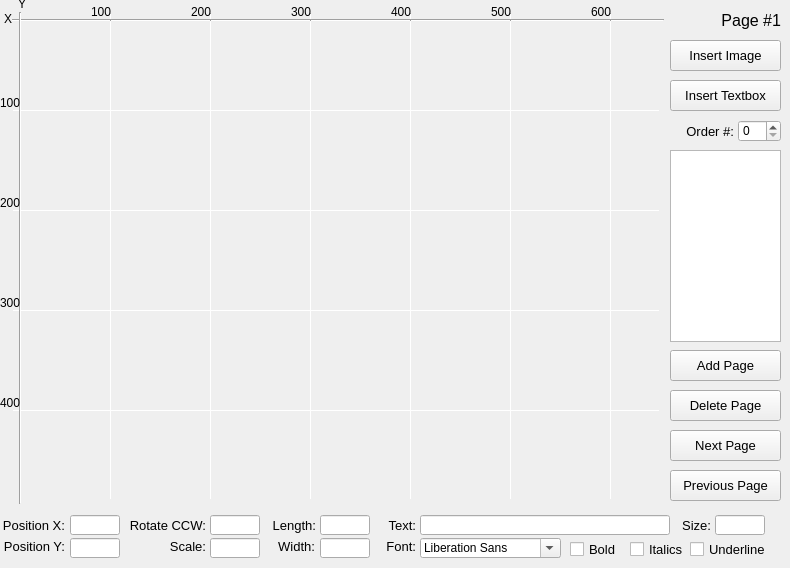
    <widget class="QWidget" name="page_StoryBook">
     <widget class="QLabel" name="label_Background">
      <property name="geometry">
       <rect>
        <x>20</x>
        <y>20</y>
        <width>640</width>
        <height>480</height>
       </rect>
      </property>
      <property name="text">
       <string/>
      </property>
     </widget>
     <widget class="Line" name="line_horizonal">
      <property name="geometry">
       <rect>
        <x>12</x>
        <y>10</y>
        <width>652</width>
        <height>20</height>
       </rect>
      </property>
      <property name="orientation">
       <enum>Qt::Horizontal</enum>
      </property>
     </widget>
     <widget class="Line" name="line_vertical">
      <property name="geometry">
       <rect>
        <x>10</x>
        <y>12</y>
        <width>20</width>
        <height>492</height>
       </rect>
      </property>
      <property name="orientation">
       <enum>Qt::Vertical</enum>
      </property>
     </widget>
     <widget class="QPushButton" name="pushButton_AddImage">
      <property name="geometry">
       <rect>
        <x>670</x>
        <y>40</y>
        <width>111</width>
        <height>31</height>
       </rect>
      </property>
      <property name="font">
       <font>
        <pointsize>10</pointsize>
       </font>
      </property>
      <property name="text">
       <string>Insert Image</string>
      </property>
     </widget>
     <widget class="QPushButton" name="pushButton_AddTextbox">
      <property name="geometry">
       <rect>
        <x>670</x>
        <y>80</y>
        <width>111</width>
        <height>31</height>
       </rect>
      </property>
      <property name="font">
       <font>
        <pointsize>10</pointsize>
       </font>
      </property>
      <property name="text">
       <string>Insert Textbox</string>
      </property>
     </widget>
     <widget class="QPushButton" name="pushButton_NextPage">
      <property name="geometry">
       <rect>
        <x>670</x>
        <y>430</y>
        <width>111</width>
        <height>31</height>
       </rect>
      </property>
      <property name="font">
       <font>
        <pointsize>10</pointsize>
       </font>
      </property>
      <property name="text">
       <string>Next Page</string>
      </property>
     </widget>
     <widget class="QPushButton" name="pushButton_PreviousPage">
      <property name="geometry">
       <rect>
        <x>670</x>
        <y>470</y>
        <width>111</width>
        <height>31</height>
       </rect>
      </property>
      <property name="font">
       <font>
        <pointsize>10</pointsize>
       </font>
      </property>
      <property name="text">
       <string>Previous Page</string>
      </property>
     </widget>
     <widget class="QPushButton" name="pushButton_DeletePage">
      <property name="geometry">
       <rect>
        <x>670</x>
        <y>390</y>
        <width>111</width>
        <height>31</height>
       </rect>
      </property>
      <property name="font">
       <font>
        <pointsize>10</pointsize>
       </font>
      </property>
      <property name="text">
       <string>Delete Page</string>
      </property>
     </widget>
     <widget class="QPushButton" name="pushButton_Finish">
      <property name="geometry">
       <rect>
        <x>670</x>
        <y>350</y>
        <width>111</width>
        <height>31</height>
       </rect>
      </property>
      <property name="font">
       <font>
        <pointsize>10</pointsize>
       </font>
      </property>
      <property name="text">
       <string>Add Page</string>
      </property>
     </widget>
     <widget class="QLabel" name="label_PositionX">
      <property name="geometry">
       <rect>
        <x>-5</x>
        <y>515</y>
        <width>70</width>
        <height>20</height>
       </rect>
      </property>
      <property name="font">
       <font>
        <pointsize>10</pointsize>
       </font>
      </property>
      <property name="text">
       <string>Position X:</string>
      </property>
      <property name="alignment">
       <set>Qt::AlignRight|Qt::AlignTrailing|Qt::AlignVCenter</set>
      </property>
     </widget>
     <widget class="QLabel" name="label_Rotate">
      <property name="geometry">
       <rect>
        <x>125</x>
        <y>515</y>
        <width>81</width>
        <height>20</height>
       </rect>
      </property>
      <property name="font">
       <font>
        <pointsize>10</pointsize>
       </font>
      </property>
      <property name="text">
       <string>Rotate CCW:</string>
      </property>
      <property name="alignment">
       <set>Qt::AlignRight|Qt::AlignTrailing|Qt::AlignVCenter</set>
      </property>
     </widget>
     <widget class="QLabel" name="label_PositionY">
      <property name="geometry">
       <rect>
        <x>-5</x>
        <y>536</y>
        <width>70</width>
        <height>20</height>
       </rect>
      </property>
      <property name="font">
       <font>
        <pointsize>10</pointsize>
       </font>
      </property>
      <property name="text">
       <string>Position Y:</string>
      </property>
      <property name="alignment">
       <set>Qt::AlignRight|Qt::AlignTrailing|Qt::AlignVCenter</set>
      </property>
     </widget>
     <widget class="QLabel" name="label_Scale">
      <property name="geometry">
       <rect>
        <x>155</x>
        <y>536</y>
        <width>51</width>
        <height>20</height>
       </rect>
      </property>
      <property name="font">
       <font>
        <pointsize>10</pointsize>
       </font>
      </property>
      <property name="text">
       <string>Scale:</string>
      </property>
      <property name="alignment">
       <set>Qt::AlignRight|Qt::AlignTrailing|Qt::AlignVCenter</set>
      </property>
     </widget>
     <widget class="QLineEdit" name="lineEdit_X">
      <property name="geometry">
       <rect>
        <x>70</x>
        <y>515</y>
        <width>50</width>
        <height>20</height>
       </rect>
      </property>
      <property name="font">
       <font>
        <pointsize>10</pointsize>
       </font>
      </property>
     </widget>
     <widget class="QLineEdit" name="lineEdit_Y">
      <property name="geometry">
       <rect>
        <x>70</x>
        <y>538</y>
        <width>50</width>
        <height>20</height>
       </rect>
      </property>
      <property name="font">
       <font>
        <pointsize>10</pointsize>
       </font>
      </property>
     </widget>
     <widget class="QLabel" name="label_X100">
      <property name="geometry">
       <rect>
        <x>91</x>
        <y>4</y>
        <width>21</width>
        <height>16</height>
       </rect>
      </property>
      <property name="text">
       <string>100</string>
      </property>
     </widget>
     <widget class="Line" name="line_X100">
      <property name="geometry">
       <rect>
        <x>110</x>
        <y>13</y>
        <width>1</width>
        <height>7</height>
       </rect>
      </property>
      <property name="orientation">
       <enum>Qt::Vertical</enum>
      </property>
     </widget>
     <widget class="Line" name="line_Y100">
      <property name="geometry">
       <rect>
        <x>13</x>
        <y>110</y>
        <width>7</width>
        <height>1</height>
       </rect>
      </property>
      <property name="orientation">
       <enum>Qt::Horizontal</enum>
      </property>
     </widget>
     <widget class="QLabel" name="label_Y100">
      <property name="geometry">
       <rect>
        <x>0</x>
        <y>95</y>
        <width>21</width>
        <height>16</height>
       </rect>
      </property>
      <property name="text">
       <string>100</string>
      </property>
     </widget>
     <widget class="QLabel" name="label_Y">
      <property name="geometry">
       <rect>
        <x>18</x>
        <y>-4</y>
        <width>16</width>
        <height>16</height>
       </rect>
      </property>
      <property name="text">
       <string>Y</string>
      </property>
     </widget>
     <widget class="QLabel" name="label_X">
      <property name="geometry">
       <rect>
        <x>4</x>
        <y>11</y>
        <width>16</width>
        <height>16</height>
       </rect>
      </property>
      <property name="text">
       <string>X</string>
      </property>
     </widget>
     <widget class="QLineEdit" name="lineEdit_Rotate">
      <property name="geometry">
       <rect>
        <x>210</x>
        <y>515</y>
        <width>50</width>
        <height>20</height>
       </rect>
      </property>
      <property name="font">
       <font>
        <pointsize>10</pointsize>
       </font>
      </property>
     </widget>
     <widget class="QLineEdit" name="lineEdit_Scale">
      <property name="geometry">
       <rect>
        <x>210</x>
        <y>538</y>
        <width>50</width>
        <height>20</height>
       </rect>
      </property>
      <property name="font">
       <font>
        <pointsize>10</pointsize>
       </font>
      </property>
     </widget>
     <widget class="Line" name="line_X200">
      <property name="geometry">
       <rect>
        <x>210</x>
        <y>13</y>
        <width>1</width>
        <height>7</height>
       </rect>
      </property>
      <property name="orientation">
       <enum>Qt::Vertical</enum>
      </property>
     </widget>
     <widget class="Line" name="line_X300">
      <property name="geometry">
       <rect>
        <x>310</x>
        <y>13</y>
        <width>1</width>
        <height>7</height>
       </rect>
      </property>
      <property name="orientation">
       <enum>Qt::Vertical</enum>
      </property>
     </widget>
     <widget class="Line" name="line_X400">
      <property name="geometry">
       <rect>
        <x>410</x>
        <y>13</y>
        <width>1</width>
        <height>7</height>
       </rect>
      </property>
      <property name="orientation">
       <enum>Qt::Vertical</enum>
      </property>
     </widget>
     <widget class="Line" name="line_X500">
      <property name="geometry">
       <rect>
        <x>510</x>
        <y>13</y>
        <width>1</width>
        <height>7</height>
       </rect>
      </property>
      <property name="orientation">
       <enum>Qt::Vertical</enum>
      </property>
     </widget>
     <widget class="Line" name="line_X600">
      <property name="geometry">
       <rect>
        <x>610</x>
        <y>13</y>
        <width>1</width>
        <height>7</height>
       </rect>
      </property>
      <property name="orientation">
       <enum>Qt::Vertical</enum>
      </property>
     </widget>
     <widget class="Line" name="line_Y200">
      <property name="geometry">
       <rect>
        <x>13</x>
        <y>210</y>
        <width>7</width>
        <height>1</height>
       </rect>
      </property>
      <property name="orientation">
       <enum>Qt::Horizontal</enum>
      </property>
     </widget>
     <widget class="Line" name="line_Y300">
      <property name="geometry">
       <rect>
        <x>13</x>
        <y>310</y>
        <width>7</width>
        <height>1</height>
       </rect>
      </property>
      <property name="orientation">
       <enum>Qt::Horizontal</enum>
      </property>
     </widget>
     <widget class="Line" name="line_Y400">
      <property name="geometry">
       <rect>
        <x>13</x>
        <y>410</y>
        <width>7</width>
        <height>1</height>
       </rect>
      </property>
      <property name="orientation">
       <enum>Qt::Horizontal</enum>
      </property>
     </widget>
     <widget class="QLabel" name="label_X200">
      <property name="geometry">
       <rect>
        <x>191</x>
        <y>4</y>
        <width>21</width>
        <height>16</height>
       </rect>
      </property>
      <property name="text">
       <string>200</string>
      </property>
     </widget>
     <widget class="QLabel" name="label_X300">
      <property name="geometry">
       <rect>
        <x>291</x>
        <y>4</y>
        <width>21</width>
        <height>16</height>
       </rect>
      </property>
      <property name="text">
       <string>300</string>
      </property>
     </widget>
     <widget class="QLabel" name="label_X400">
      <property name="geometry">
       <rect>
        <x>391</x>
        <y>4</y>
        <width>21</width>
        <height>16</height>
       </rect>
      </property>
      <property name="text">
       <string>400</string>
      </property>
     </widget>
     <widget class="QLabel" name="label_X500">
      <property name="geometry">
       <rect>
        <x>491</x>
        <y>4</y>
        <width>21</width>
        <height>16</height>
       </rect>
      </property>
      <property name="text">
       <string>500</string>
      </property>
     </widget>
     <widget class="QLabel" name="label_X600">
      <property name="geometry">
       <rect>
        <x>591</x>
        <y>4</y>
        <width>21</width>
        <height>16</height>
       </rect>
      </property>
      <property name="text">
       <string>600</string>
      </property>
     </widget>
     <widget class="QLabel" name="label_Y200">
      <property name="geometry">
       <rect>
        <x>0</x>
        <y>195</y>
        <width>21</width>
        <height>16</height>
       </rect>
      </property>
      <property name="text">
       <string>200</string>
      </property>
     </widget>
     <widget class="QLabel" name="label_Y300">
      <property name="geometry">
       <rect>
        <x>0</x>
        <y>295</y>
        <width>21</width>
        <height>16</height>
       </rect>
      </property>
      <property name="text">
       <string>300</string>
      </property>
     </widget>
     <widget class="QLabel" name="label_Y400">
      <property name="geometry">
       <rect>
        <x>0</x>
        <y>395</y>
        <width>21</width>
        <height>16</height>
       </rect>
      </property>
      <property name="text">
       <string>400</string>
      </property>
     </widget>
     <widget class="QLabel" name="label_Length">
      <property name="geometry">
       <rect>
        <x>265</x>
        <y>515</y>
        <width>51</width>
        <height>20</height>
       </rect>
      </property>
      <property name="font">
       <font>
        <pointsize>10</pointsize>
       </font>
      </property>
      <property name="text">
       <string>Length:</string>
      </property>
      <property name="alignment">
       <set>Qt::AlignRight|Qt::AlignTrailing|Qt::AlignVCenter</set>
      </property>
     </widget>
     <widget class="QLabel" name="label_Width">
      <property name="geometry">
       <rect>
        <x>264</x>
        <y>536</y>
        <width>51</width>
        <height>20</height>
       </rect>
      </property>
      <property name="font">
       <font>
        <pointsize>10</pointsize>
       </font>
      </property>
      <property name="text">
       <string>Width:</string>
      </property>
      <property name="alignment">
       <set>Qt::AlignRight|Qt::AlignTrailing|Qt::AlignVCenter</set>
      </property>
     </widget>
     <widget class="QLineEdit" name="lineEdit_Length">
      <property name="geometry">
       <rect>
        <x>320</x>
        <y>515</y>
        <width>50</width>
        <height>20</height>
       </rect>
      </property>
      <property name="font">
       <font>
        <pointsize>10</pointsize>
       </font>
      </property>
     </widget>
     <widget class="QLineEdit" name="lineEdit_Width">
      <property name="geometry">
       <rect>
        <x>320</x>
        <y>538</y>
        <width>50</width>
        <height>20</height>
       </rect>
      </property>
      <property name="font">
       <font>
        <pointsize>10</pointsize>
       </font>
      </property>
     </widget>
     <widget class="QLabel" name="label_Font">
      <property name="geometry">
       <rect>
        <x>385</x>
        <y>536</y>
        <width>31</width>
        <height>20</height>
       </rect>
      </property>
      <property name="font">
       <font>
        <pointsize>10</pointsize>
       </font>
      </property>
      <property name="text">
       <string>Font:</string>
      </property>
      <property name="alignment">
       <set>Qt::AlignRight|Qt::AlignTrailing|Qt::AlignVCenter</set>
      </property>
     </widget>
     <widget class="QLineEdit" name="lineEdit_Text">
      <property name="geometry">
       <rect>
        <x>420</x>
        <y>515</y>
        <width>250</width>
        <height>20</height>
       </rect>
      </property>
      <property name="font">
       <font>
        <pointsize>10</pointsize>
       </font>
      </property>
     </widget>
     <widget class="QLabel" name="label_Text">
      <property name="geometry">
       <rect>
        <x>385</x>
        <y>515</y>
        <width>31</width>
        <height>20</height>
       </rect>
      </property>
      <property name="font">
       <font>
        <pointsize>10</pointsize>
       </font>
      </property>
      <property name="text">
       <string>Text:</string>
      </property>
      <property name="alignment">
       <set>Qt::AlignRight|Qt::AlignTrailing|Qt::AlignVCenter</set>
      </property>
     </widget>
     <widget class="QFontComboBox" name="fontComboBox">
      <property name="geometry">
       <rect>
        <x>420</x>
        <y>538</y>
        <width>141</width>
        <height>20</height>
       </rect>
      </property>
     </widget>
     <widget class="QLabel" name="label_Size">
      <property name="geometry">
       <rect>
        <x>680</x>
        <y>515</y>
        <width>31</width>
        <height>20</height>
       </rect>
      </property>
      <property name="font">
       <font>
        <pointsize>10</pointsize>
       </font>
      </property>
      <property name="text">
       <string>Size:</string>
      </property>
      <property name="alignment">
       <set>Qt::AlignRight|Qt::AlignTrailing|Qt::AlignVCenter</set>
      </property>
     </widget>
     <widget class="QLineEdit" name="lineEdit_Size">
      <property name="geometry">
       <rect>
        <x>715</x>
        <y>515</y>
        <width>50</width>
        <height>20</height>
       </rect>
      </property>
      <property name="font">
       <font>
        <pointsize>10</pointsize>
       </font>
      </property>
     </widget>
     <widget class="QCheckBox" name="checkBox_Bolt">
      <property name="geometry">
       <rect>
        <x>570</x>
        <y>540</y>
        <width>51</width>
        <height>19</height>
       </rect>
      </property>
      <property name="font">
       <font>
        <pointsize>10</pointsize>
       </font>
      </property>
      <property name="text">
       <string>Bold</string>
      </property>
     </widget>
     <widget class="QCheckBox" name="checkBox_Italics">
      <property name="geometry">
       <rect>
        <x>630</x>
        <y>540</y>
        <width>61</width>
        <height>19</height>
       </rect>
      </property>
      <property name="font">
       <font>
        <pointsize>10</pointsize>
       </font>
      </property>
      <property name="text">
       <string>Italics</string>
      </property>
     </widget>
     <widget class="QCheckBox" name="checkBox_Underline">
      <property name="geometry">
       <rect>
        <x>690</x>
        <y>540</y>
        <width>81</width>
        <height>19</height>
       </rect>
      </property>
      <property name="font">
       <font>
        <pointsize>10</pointsize>
       </font>
      </property>
      <property name="text">
       <string>Underline</string>
      </property>
     </widget>
     <widget class="QSpinBox" name="spinBox_Order">
      <property name="geometry">
       <rect>
        <x>738</x>
        <y>120</y>
        <width>43</width>
        <height>22</height>
       </rect>
      </property>
     </widget>
     <widget class="QLabel" name="label_Order">
      <property name="geometry">
       <rect>
        <x>673</x>
        <y>121</y>
        <width>61</width>
        <height>20</height>
       </rect>
      </property>
      <property name="font">
       <font>
        <pointsize>10</pointsize>
       </font>
      </property>
      <property name="text">
       <string>Order #:</string>
      </property>
      <property name="alignment">
       <set>Qt::AlignRight|Qt::AlignTrailing|Qt::AlignVCenter</set>
      </property>
     </widget>
     <widget class="QLabel" name="label_PageNumber">
      <property name="geometry">
       <rect>
        <x>670</x>
        <y>10</y>
        <width>111</width>
        <height>21</height>
       </rect>
      </property>
      <property name="font">
       <font>
        <pointsize>12</pointsize>
       </font>
      </property>
      <property name="text">
       <string>Page #1</string>
      </property>
      <property name="alignment">
       <set>Qt::AlignRight|Qt::AlignTrailing|Qt::AlignVCenter</set>
      </property>
     </widget>
     <widget class="Line" name="line_Y100_Grid">
      <property name="geometry">
       <rect>
        <x>20</x>
        <y>110</y>
        <width>640</width>
        <height>1</height>
       </rect>
      </property>
      <property name="orientation">
       <enum>Qt::Horizontal</enum>
      </property>
     </widget>
     <widget class="Line" name="line_Y200_Grid">
      <property name="geometry">
       <rect>
        <x>20</x>
        <y>210</y>
        <width>640</width>
        <height>1</height>
       </rect>
      </property>
      <property name="orientation">
       <enum>Qt::Horizontal</enum>
      </property>
     </widget>
     <widget class="Line" name="line_Y300_Grid">
      <property name="geometry">
       <rect>
        <x>20</x>
        <y>310</y>
        <width>640</width>
        <height>1</height>
       </rect>
      </property>
      <property name="orientation">
       <enum>Qt::Horizontal</enum>
      </property>
     </widget>
     <widget class="Line" name="line_X200_Grid">
      <property name="geometry">
       <rect>
        <x>210</x>
        <y>20</y>
        <width>1</width>
        <height>480</height>
       </rect>
      </property>
      <property name="orientation">
       <enum>Qt::Vertical</enum>
      </property>
     </widget>
     <widget class="Line" name="line_X500_Grid">
      <property name="geometry">
       <rect>
        <x>510</x>
        <y>20</y>
        <width>1</width>
        <height>480</height>
       </rect>
      </property>
      <property name="orientation">
       <enum>Qt::Vertical</enum>
      </property>
     </widget>
     <widget class="Line" name="line_Y400_Grid">
      <property name="geometry">
       <rect>
        <x>20</x>
        <y>410</y>
        <width>640</width>
        <height>1</height>
       </rect>
      </property>
      <property name="orientation">
       <enum>Qt::Horizontal</enum>
      </property>
     </widget>
     <widget class="Line" name="line_X400_Grid">
      <property name="geometry">
       <rect>
        <x>410</x>
        <y>20</y>
        <width>1</width>
        <height>480</height>
       </rect>
      </property>
      <property name="orientation">
       <enum>Qt::Vertical</enum>
      </property>
     </widget>
     <widget class="Line" name="line_X600_Grid">
      <property name="geometry">
       <rect>
        <x>610</x>
        <y>20</y>
        <width>1</width>
        <height>480</height>
       </rect>
      </property>
      <property name="orientation">
       <enum>Qt::Vertical</enum>
      </property>
     </widget>
     <widget class="Line" name="line_X100_Grid">
      <property name="geometry">
       <rect>
        <x>110</x>
        <y>20</y>
        <width>1</width>
        <height>480</height>
       </rect>
      </property>
      <property name="orientation">
       <enum>Qt::Vertical</enum>
      </property>
     </widget>
     <widget class="Line" name="line_X300_Grid">
      <property name="geometry">
       <rect>
        <x>310</x>
        <y>20</y>
        <width>1</width>
        <height>480</height>
       </rect>
      </property>
      <property name="orientation">
       <enum>Qt::Vertical</enum>
      </property>
     </widget>
     <widget class="QTableWidget" name="tableWidget">
      <property name="geometry">
       <rect>
        <x>670</x>
        <y>150</y>
        <width>111</width>
        <height>192</height>
       </rect>
      </property>
     </widget>
    </widget>
